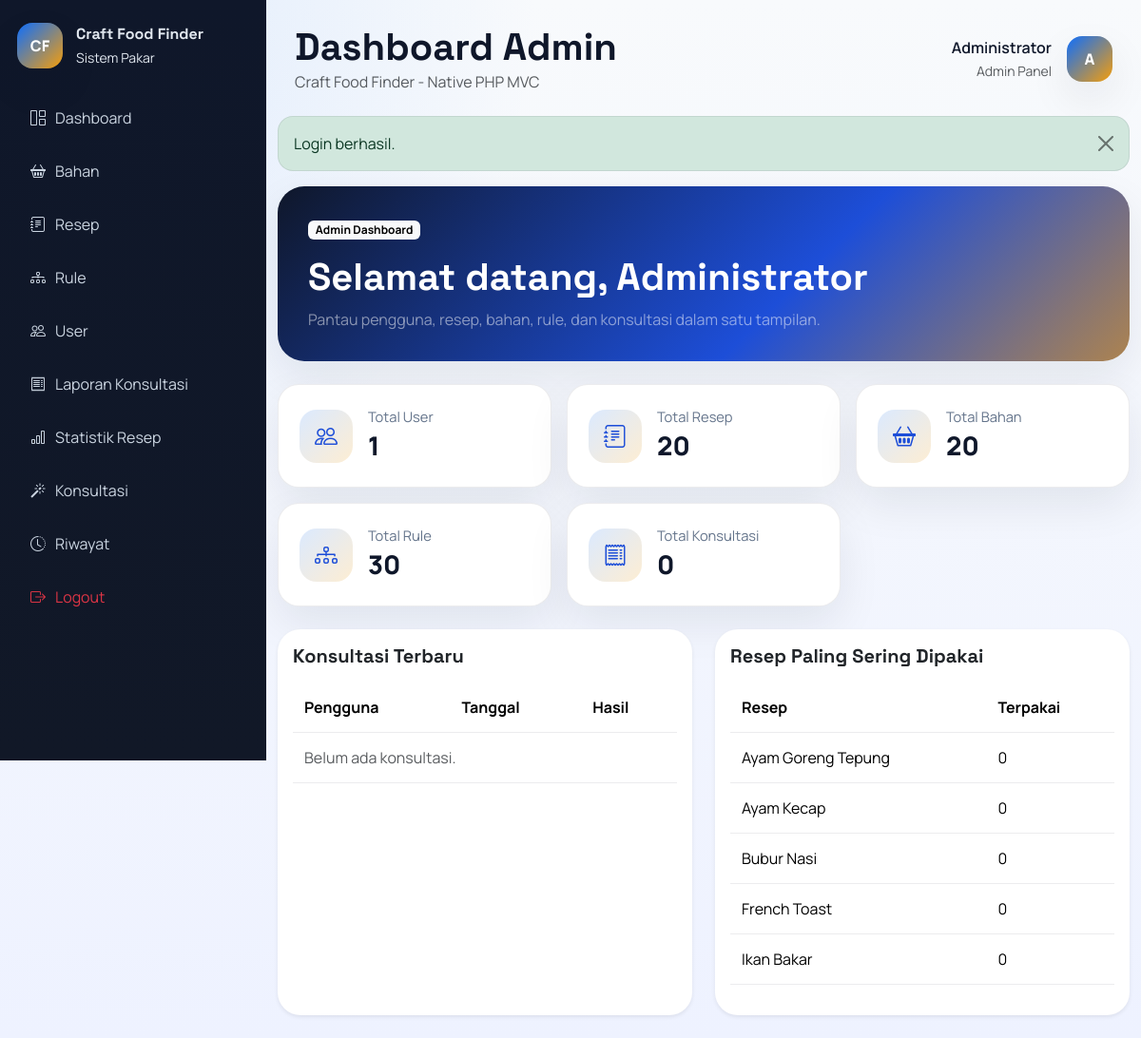
The page /index.php?route=dashboard/admin (signed in) on the database its author committed.
### tables this page shows
CREATE TABLE recipes (
    id INT AUTO_INCREMENT PRIMARY KEY,
    nama_resep VARCHAR(150) NOT NULL,
    deskripsi TEXT NULL,
    langkah_memasak TEXT NOT NULL,
    gambar VARCHAR(255) NULL
);

### app/core/BaseController.php (called while the page is built, shortened)
<?php
class BaseController
{
    protected function render(string $view, array $data = [], string $layout = 'user'): void
    {
        extract($data);
        $viewFile = __DIR__ . '/../../views/' . $view . '.php';
        require $viewFile;
    }
}

### app/controllers/DashboardController.php (called while the page is built, shortened)
<?php
class DashboardController extends BaseController
{
    public function admin(): void
    {
        $data = [
            'title' => 'Dashboard Admin',
            'totalUsers' => $this->userModel->count(),
            'totalRecipes' => $this->recipeModel->count(),
            'totalIngredients' => $this->ingredientModel->count(),
            'totalRules' => $this->ruleModel->count(),
            'totalConsultations' => $this->consultationModel->count(),
            'recentConsultations' => array_slice($this->consultationModel->allHistory(), 0, 5),
            'recipeStats' => array_slice($this->recipeModel->statsUsage(), 0, 5),
        ];
        $this->render('admin/dashboard', $data, 'admin');
    }
}

### public/index.php (called while the page is built, shortened)
<?php
$route = $_GET['route'] ?? '';
[$controllerSegment, $action] = array_pad(explode('/', $route, 2), 2, 'index');
$controller = new $controllerName();
$action = $action ?: 'index';
$controller->{$action}();

### app/helpers.php (called while the page is built, shortened)
<?php
function e(mixed $value): string
{
    return htmlspecialchars((string) $value, ENT_QUOTES, 'UTF-8');
}
function auth_user(): ?array
{
    return $_SESSION['auth_user'] ?? null;
}

### app/core/BaseModel.php (called while the page is built, shortened)
<?php
class BaseModel
{
    protected PDO $pdo;
    protected string $table = '';
    public function __construct()
    {
        $this->pdo = db();
    }
    public function count(): int
    {
        $stmt = $this->pdo->query('SELECT COUNT(*) AS total FROM ' . $this->table);
        return (int) ($stmt->fetch()['total'] ?? 0);
    }
}

### app/config/database.php (called while the page is built, shortened)
<?php
function db(): PDO
{
    static $pdo = null;
    if ($pdo instanceof PDO) {
        return $pdo;
    }
    $config = require __DIR__ . '/config.php';
    $dsn = sprintf(
        'mysql:host=%s;port=%s;dbname=%s;charset=%s',
        $config['db_host'],
        $config['db_port'],
        $config['db_name'],
        $config['db_charset']
    );
    $pdo = new PDO($dsn, $config['db_user'], $config['db_pass'], [
        PDO::ATTR_ERRMODE => PDO::ERRMODE_EXCEPTION,
        PDO::ATTR_DEFAULT_FETCH_MODE => PDO::FETCH_ASSOC,
        PDO::ATTR_EMULATE_PREPARES => false,
    ]);
    return $pdo;
}

### app/models/RecipeModel.php (called while the page is built, shortened)
<?php
class RecipeModel extends BaseModel
{
    public function statsUsage(): array
    {
        $stmt = $this->pdo->query('SELECT r.*, COUNT(cr.id) AS usage_total FROM recipes r LEFT JOIN consultation_results cr ON cr.recipe_id = r.id GROUP BY r.id ORDER BY usage_total DESC, r.nama_resep ASC');
        return $stmt->fetchAll();
    }
}

### app/models/RuleModel.php (called while the page is built, shortened)
<?php
class RuleModel extends BaseModel
{
    public function count(): int
    {
        $stmt = $this->pdo->query('SELECT COUNT(*) AS total FROM rules');
        return (int) ($stmt->fetch()['total'] ?? 0);
    }
}

### app/models/ConsultationModel.php (called while the page is built, shortened)
<?php
class ConsultationModel extends BaseModel
{
    public function allHistory(): array
    {
        $stmt = $this->pdo->query('SELECT c.*, u.nama, u.email, COUNT(DISTINCT cd.id) AS ingredient_total, COUNT(DISTINCT cr.id) AS recipe_total FROM consultations c INNER JOIN users u ON u.id = c.user_id LEFT JOIN consultation_details cd ON cd.consultation_id = c.id LEFT JOIN consultation_results cr ON cr.consultation_id = c.id GROUP BY c.id ORDER BY c.tanggal DESC');
        return $stmt->fetchAll();
    }
    public function count(): int
    {
        $stmt = $this->pdo->query('SELECT COUNT(*) AS total FROM consultations');
        return (int) ($stmt->fetch()['total'] ?? 0);
    }
}

### views/admin/dashboard.php (the view, shortened to what this page needs)
<div class="dashboard-hero mb-4">
    <div>
        <span class="badge text-bg-light mb-3">Admin Dashboard</span>
        <h2 class="display-6 fw-bold mb-2">Selamat datang, <?= e(auth_user()['nama'] ?? 'Admin') ?></h2>
        <p class="text-white-50 mb-0">Pantau pengguna, resep, bahan, rule, dan konsultasi dalam satu tampilan.</p>
    </div>
</div>
<div class="row g-3 mb-4">
    <?php $cards = [
        ['label' => 'Total User', 'value' => $totalUsers, 'icon' => 'bi-people'],
        ['label' => 'Total Resep', 'value' => $totalRecipes, 'icon' => 'bi-journal-text'],
        ['label' => 'Total Bahan', 'value' => $totalIngredients, 'icon' => 'bi-basket2'],
        ['label' => 'Total Rule', 'value' => $totalRules, 'icon' => 'bi-diagram-3'],
        ['label' => 'Total Konsultasi', 'value' => $totalConsultations, 'icon' => 'bi-receipt'],
    ]; foreach ($cards as $card): ?>
        <div class="col-12 col-md-6 col-xl-4">
            <div class="stat-card">
                <div class="stat-icon"><i class="bi <?= e($card['icon']) ?>"></i></div>
                <div>
                    <div class="stat-label"><?= e($card['label']) ?></div>
                    <div class="stat-value"><?= e((string) $card['value']) ?></div>
                </div>
            </div>
        </div>
    <?php endforeach; ?>
</div>
<div class="row g-4">
    <div class="col-12 col-xl-6">
        <div class="card shadow-sm border-0 h-100">
            <div class="card-body">
                <h3 class="h5 fw-bold mb-3">Konsultasi Terbaru</h3>
                <div class="table-responsive">
                    <table class="table table-sm align-middle">
                        <thead>
                            <tr>
                                <th>Pengguna</th>
                                <th>Tanggal</th>
                                <th>Hasil</th>
                            </tr>
                        </thead>
                        <tbody>
                            <?php if ($recentConsultations === []): ?>
                                <tr><td colspan="3" class="text-muted">Belum ada konsultasi.</td></tr>
                            <?php endif; ?>
                        </tbody>
                    </table>
                </div>
            </div>
        </div>
    </div>
    <div class="col-12 col-xl-6">
        <div class="card shadow-sm border-0 h-100">
            <div class="card-body">
                <h3 class="h5 fw-bold mb-3">Resep Paling Sering Dipakai</h3>
                <div class="table-responsive">
                    <table class="table table-sm align-middle">
                        <thead>
                            <tr>
                                <th>Resep</th>
                                <th>Terpakai</th>
                            </tr>
                        </thead>
                        <tbody>
                            <?php foreach ($recipeStats as $item): ?>
                                <tr>
                                    <td><?= e($item['nama_resep']) ?></td>
                                    <td><?= e((string) $item['usage_total']) ?></td>
                                </tr>
                            <?php endforeach; ?>
                        </tbody>
                    </table>
                </div>
            </div>
        </div>
    </div>
</div>

### public/css/style.css (style rules this page uses)
:root { --bg: #f5f7fb; --surface: #ffffff; --surface-2: #0f172a; --primary: #0d6efd; --primary-2: #1d4ed8; --accent: #f59e0b; --text: #0f172a; --muted: #64748b; --border: rgba(15, 23, 42, 0.08); --shadow: 0 18px 45px rgba(15, 23, 42, 0.08); }
* { box-sizing: border-box; }
body { margin: 0; font-family: 'Manrope', 'Segoe UI', sans-serif; background: radial-gradient(circle at top left, rgba(13, 110, 253, 0.12), transparent 35%), linear-gradient(180deg, #f8fafc 0%, #eef2ff 100%); color: var(--text); }
h1, h2, h3, h4, h5, .navbar-brand, .brand-title { font-family: 'Space Grotesk', 'Segoe UI', sans-serif; }
.dashboard-hero, .user-hero, .result-hero { border-radius: 28px; padding: 32px; color: #fff; box-shadow: var(--shadow); background: linear-gradient(135deg, #0f172a 0%, #1d4ed8 60%, #f59e0b 120%); }
.stat-card { background: var(--surface); border: 1px solid var(--border); border-radius: 22px; padding: 22px; display: flex; gap: 16px; align-items: center; box-shadow: var(--shadow); height: 100%; }
.stat-icon { width: 56px; height: 56px; border-radius: 18px; display: grid; place-items: center; background: linear-gradient(135deg, rgba(13, 110, 253, 0.15), rgba(245, 158, 11, 0.18)); color: var(--primary-2); font-size: 1.5rem; }
.stat-label { color: var(--muted); font-size: 0.92rem; }
.stat-value { font-size: 1.7rem; font-weight: 800; }
.card, .table, .form-control, .form-select, .list-group-item, .alert { border-color: var(--border) !important; }
.card { border-radius: 24px; }
.table > :not(caption) > * > * { padding: 14px 12px; }

### rows shown on the page
recipes: nama_resep "Ayam Goreng Tepung", usage_total "0"
recipes: nama_resep "Ayam Kecap", usage_total "0"
recipes: nama_resep "Bubur Nasi", usage_total "0"
recipes: nama_resep "French Toast", usage_total "0"
recipes: nama_resep "Ikan Bakar", usage_total "0"

### other values the page prints
config('app_name') "Craft Food Finder"
$title "Dashboard Admin"
auth_user()['nama'] "Administrator"
substr((string) (auth_user()['nama'] ?? 'A'), 0, 1) "A"
$message "Login berhasil."
$card['label'] "Total User"
$card['value'] "1"
$card['label'] "Total Resep"
$card['value'] "20"
$card['label'] "Total Bahan"
$card['label'] "Total Rule"
$card['value'] "30"
$card['label'] "Total Konsultasi"
$card['value'] "0"
